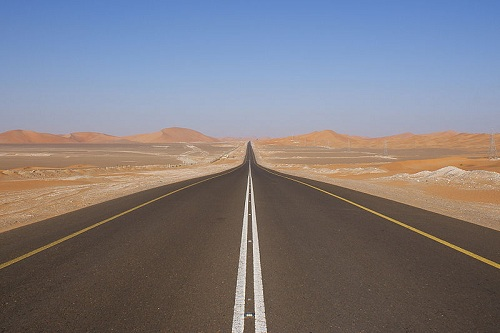
#> input picture DataSet/Desertroad.jpg, 500 x 333 px, given in place of test2.mp4, which was not available
$ python selfDrivingCar.py
#> lines starting #> are read from the running program, lines starting #| are printed output that depends on the picture; after the words box and inside, x2 and y2 are one past the last pixel; in counts of white or black regions, pixels touching at a corner belong together; pictures that were not available may be replaced by others from this repository, and a replacement may not be noted
#> further down, frame is the input picture: shape (333, 500, 3); mean B, G, R 128, 122.5, 126.1
import cv2 as cv
import numpy as np
#import matplotlib.pyplot as plt

#coordinate calculation, it will start from very bottom and will go 3 blocks
def make_coordinates(image, line_parameters):
    slope, intercept = line_parameters
    y1 = image.shape[0]
    y2 = int(y1 * (3 / 5))  # the main equation is (y= mx+b),
    x1 = int ((y1- intercept)/slope) # intercept=b , slope = m..
    x2 = int((y2 - intercept) / slope)
    return np.array([x1, y1, x2, y2])

#func for average the lines
def avg_slope_intercept(image, lines):
    left_fit = []
    right_fit = []
    for line in lines:
        x1, y1, x2, y2 = line.reshape(4)
        parameters = np.polyfit((x1, x2), (y1, y2), 1)
        slope = parameters[0]
        intercept = parameters[1]
        if slope < 0:
            left_fit.append((slope,intercept))
        else:
            right_fit.append((slope, intercept))
    left_fit_avg = np.average(left_fit, axis=0)
    right_fit_avg = np.average(right_fit, axis=0)
    left_line = make_coordinates(image, left_fit_avg)
    right_line = make_coordinates(image, right_fit_avg)
    return np.array([left_line, right_line])

# This function will help to coverting the RGB image to very simple image so that les computational power requires...
def canny_filter (image):
    # converting the rgb image to gray scale image,
    # because it requres low computationla power.
    gray = cv.cvtColor(image, cv.COLOR_RGB2GRAY)
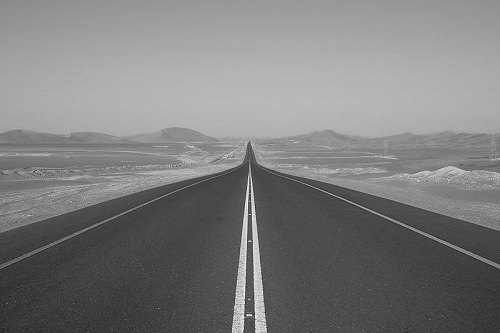
#> gray: shape (333, 500); min 25, max 254, mean 124.5
    # use of Gaussian Blur method to blured the image ,
    # it helps to detect the changes in pixels. smoothing the images
    blur = cv.GaussianBlur(gray, (5, 5), 0)
    # canny function, it also does Gaussain filter for us..
    # it use threshold (50-150 is good) and will detect the high changes in pixels.
    canny = cv.Canny(blur, 50, 150)
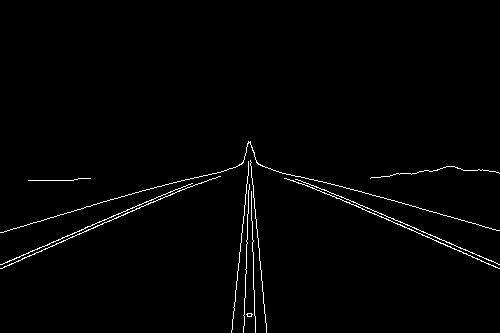
#> canny: shape (333, 500); 1.4% white in thin lines or dots, all inside (x1, y1, x2, y2) = (0, 141, 500, 333)
    #cv.imshow('result', canny)
    #cv.waitKey(0)
    return canny

# here in this function we will identify the required places from a picture.
def region_of_interst (image):
    height = image.shape[0] #the value of Y
#> height = 333
    polygons = np.array([
        [(200, height),  (1100, height)  , (550 , 250)]
    ]) #the traingle we need
#> polygons = [[200, 333], [1100, 333], [550, 250]]
    mask = np.zeros_like(image) #this func will make the value of pixels zero means black.
    cv.fillPoly(mask, polygons ,255) # now it will take the mask and the polygons then,
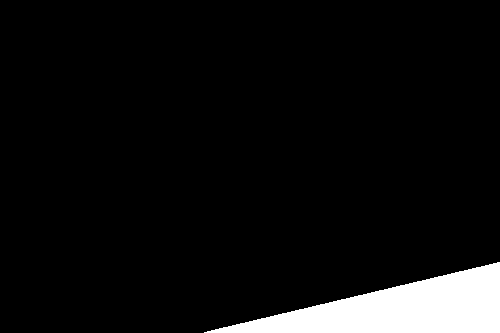
#> mask: shape (333, 500); 6.4% white; 1 white region, box (x1, y1, x2, y2) and area: (204, 262, 500, 333) 10656
    # it will make the values for polygons area pixels is 255. so the site will be white.

    # this fuction below will do the AND operation between canny filtered image and masked image.
    #  AND operation between those will help us to find the region of interest.
    masked_img = cv.bitwise_and(image, mask)
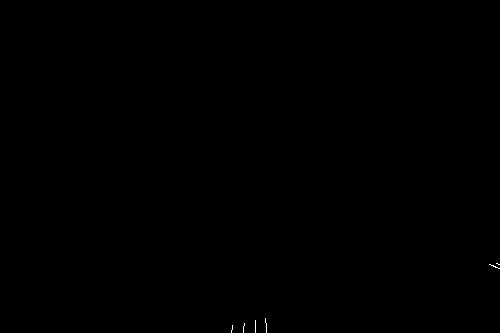
#> masked_img: shape (333, 500); 0.04% white in thin lines or dots, all inside (x1, y1, x2, y2) = (231, 263, 500, 333)
    return masked_img

#This function will take the hough transform  algo and process it here

def display_lines(image, lines):
    line_img = np.zeros_like(image)
    if lines is not None:
        for x1 , y1, x2, y2 in lines:
            cv.line(line_img,(x1, y1), (x2, y2), (0,255,0), 5)
    return line_img

''''' normally reading a image from dataset
img = cv.imread('DataSet/tti.jpg')
#cv.imshow('result', img)
# need to copy the image because
# if main image change then there will be problem in next steps
lane_img = np.copy(img)
# calling canny filter function
canny_img = canny_filter(lane_img)
croped_img = region_of_interst(canny_img)
# Hough transform
lines = cv.HoughLinesP(croped_img , 2 , np.pi/180, 100 , np.array([]), minLineLength= 40 , maxLineGap= 5)
#smoothing and average of lines
average_lines = avg_slope_intercept(lane_img,lines)
# sending the two parameters in display_lines function, copy of main image and the hough transform algo
line_img = display_lines(lane_img, average_lines)
#combining the lines with the main images.
combo_img = cv.addWeighted(lane_img, 0.8, line_img, 1, 1)
# printing the image in matplot, or we can say as with height and width (x,y)
cv.imshow('result', combo_img)
#plt.imshow(canny)
# cv.waitkey(0) it's not nessasary..
cv.waitKey(0)
cv.destroyAllWindows()
#plt.show()
'''''

# working with vedio , concept is same as previous, just a little bit changes

cap = cv.VideoCapture('DataSet/test2.mp4')
while(cap.isOpened()):
    _, frame = cap.read()

    # calling canny filter function
    canny_img = canny_filter(frame)
    croped_img = region_of_interst(canny_img)
    # Hough transform
    lines = cv.HoughLinesP(croped_img, 2, np.pi / 180, 100, np.array([]), minLineLength=40, maxLineGap=5)
#> lines = None
    # smoothing and average of lines
#> (the run stopped early here; a loop or call above may not have finished)

$ run again, on DataSet/photo-1486673748761-a8d18475c757.jpg
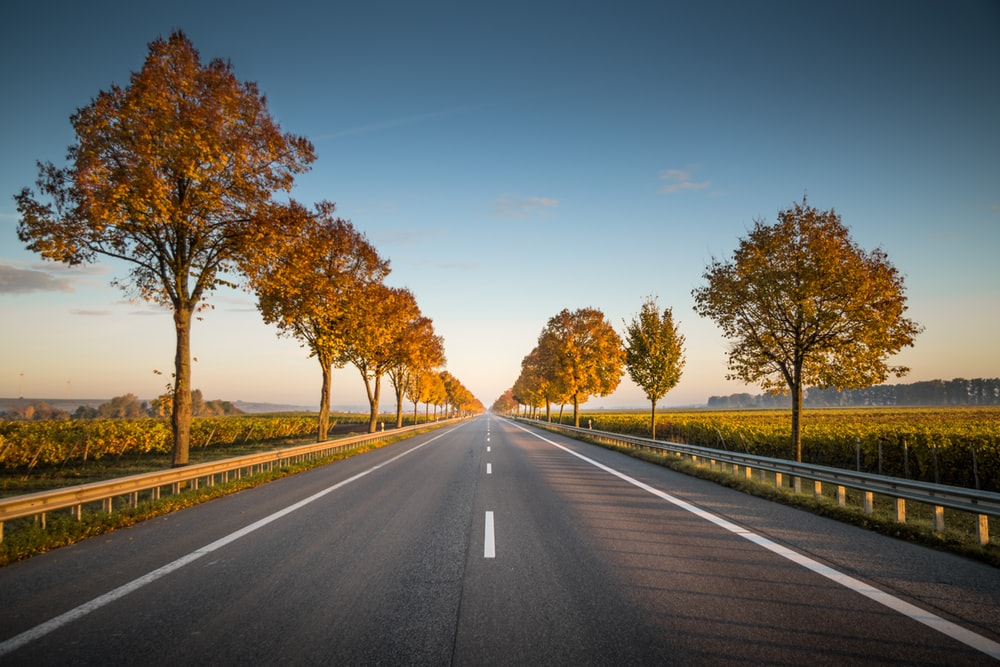
#> input picture DataSet/photo-1486673748761-a8d18475c757.jpg, 1000 x 667 px, given in place of test2.mp4, which was not available
#> frame is the input picture: shape (667, 1000, 3); mean B, G, R 98.7, 105.7, 106.4
#> in canny_filter, `canny = cv.Canny(blur, 50, 150)`:
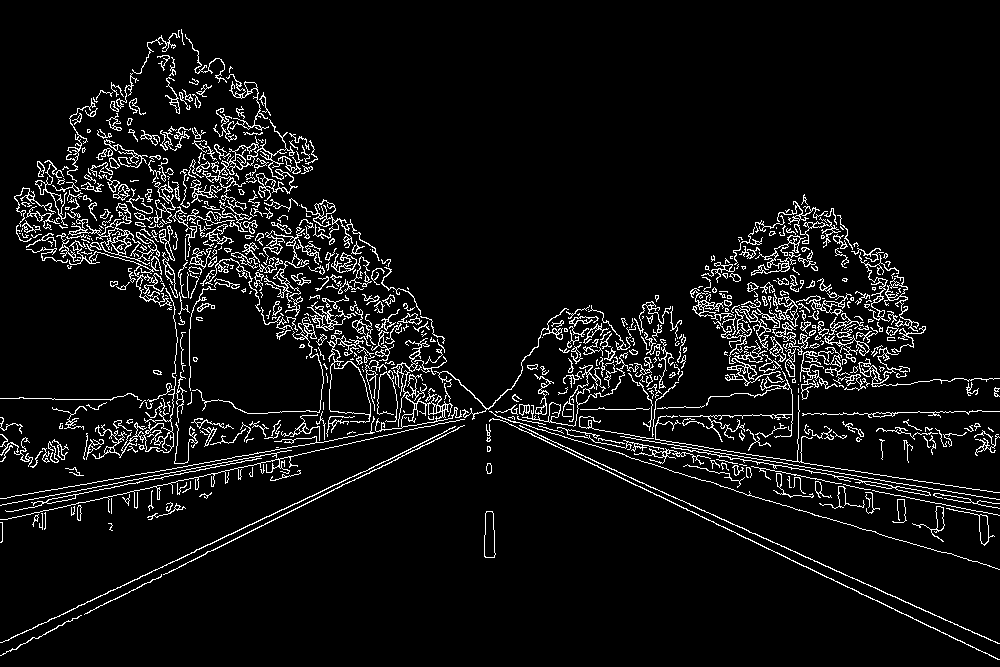
#> canny: shape (667, 1000); 6.5% white in thin lines or dots
#> mask: shape (667, 1000); 27.6% white; 1 white region, box (x1, y1, x2, y2) and area: (200, 250, 1000, 667) 183901
#> masked_img: shape (667, 1000); 1.3% white in thin lines or dots, all inside (x1, y1, x2, y2) = (358, 305, 1000, 660)
#> lines = 39 rows, first 6: [640, 486, 872, 599], [607, 467, 843, 573], [626, 441, 854, 486], [779, 465, 850, 478], [423, 403, 474, 413], [622, 436, 763, 460]
#> the loop in avg_slope_intercept, `for line in lines:` made 39 passes
#> (x1, y1, x2, y2, slope, intercept) on passes 1 to 8: (640, 486, 872, 599, 0.487, 174.3), (607, 467, 843, 573, 0.449, 194.4), (626, 441, 854, 486, 0.197, 317.4), (779, 465, 850, 478, 0.183, 322.4), (423, 403, 474, 413, 0.196, 320.1), (622, 436, 763, 460, 0.17, 330.1), (626, 456, 868, 530, 0.306, 264.6), (717, 517, 999, 643, 0.447, 196.6)
#> after the loop in avg_slope_intercept, `for line in lines:`: left_fit = [(-0.495, 654.8), (-0.48, 644.9), (-0.295, 553.3), (-0.478, 645.1), (-0.273, 540.3), (-0.315, 555.2), (-0.25, 530.3)]; right_fit = 32 pairs, first value 7.95e-17 to 0.675, second value -59.85 to 416
#> left_fit_avg = [-0.369, 589.1]
#> right_fit_avg = [0.326, 227.5]
#> in make_coordinates, `slope, intercept = line_parameters`: slope = -0.369; intercept = 589.1
#> in make_coordinates, `x1 = int ((y1- intercept)/slope)`: x1 = -210
#> in make_coordinates, `x2 = int((y2 - intercept) / slope)`: x2 = 511
#> left_line = [-210, 667, 511, 400]
#> right_line = [1348, 667, 529, 400]
#> average_lines = [[-210, 667, 511, 400], [1348, 667, 529, 400]]
#> the loop in display_lines, `for x1 , y1, x2, y2 in lines:` made 2 passes
#> `combo_img = cv.addWeighted(frame, 0.8, line_img, 1, 1)`:
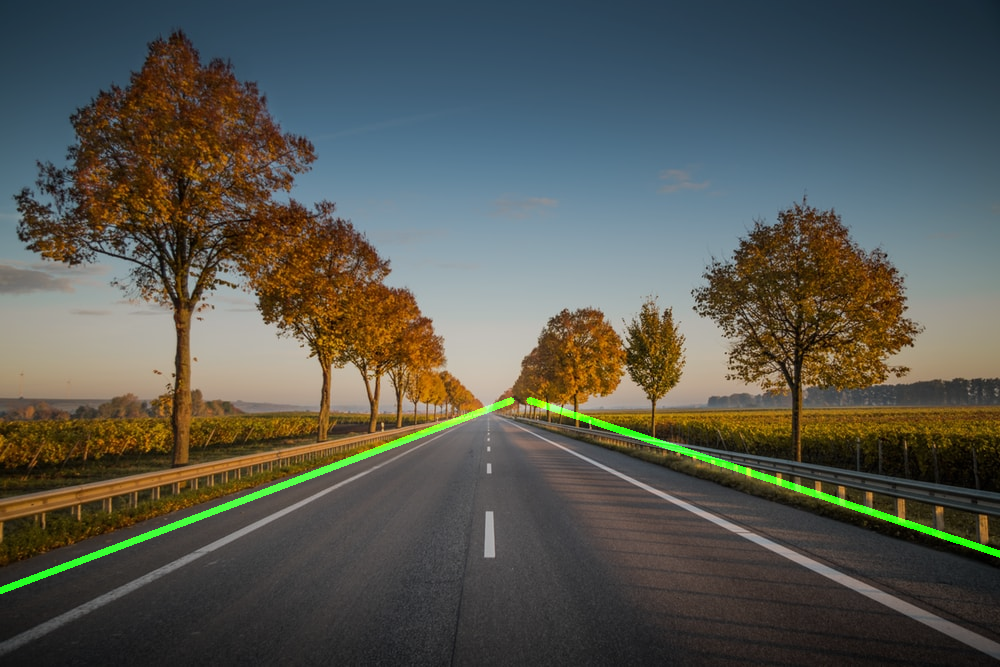
#> combo_img: shape (667, 1000, 3); mean B, G, R 80, 87.6, 86.1

$ run again, on DataSet/road.jpg
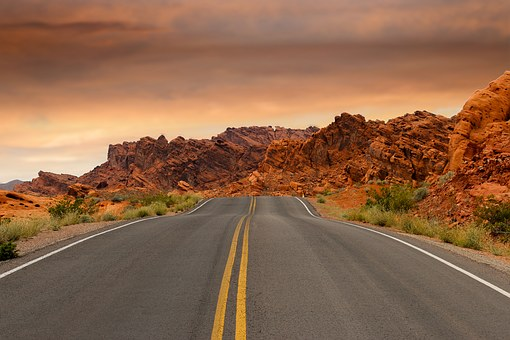
#> input picture DataSet/road.jpg, 510 x 340 px, given in place of test2.mp4, which was not available
#> frame is the input picture: shape (340, 510, 3); mean B, G, R 75, 102, 141.2
#> in canny_filter, `canny = cv.Canny(blur, 50, 150)`:
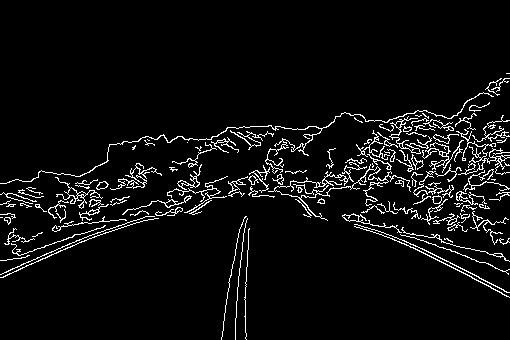
#> canny: shape (340, 510); 5.5% white in thin lines or dots, all inside (x1, y1, x2, y2) = (0, 73, 510, 340)
#> in region_of_interst, `cv.fillPoly(mask, polygons ,255)`:
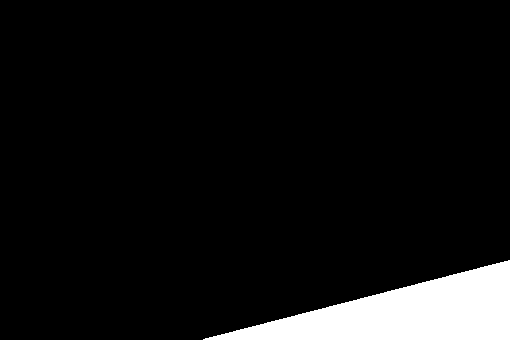
#> mask: shape (340, 510); 7.2% white; 1 white region, box (x1, y1, x2, y2) and area: (203, 260, 510, 340) 12433
#> masked_img: shape (340, 510); 0.11% white in thin lines or dots, all inside (x1, y1, x2, y2) = (221, 260, 510, 340)
#> lines = None
